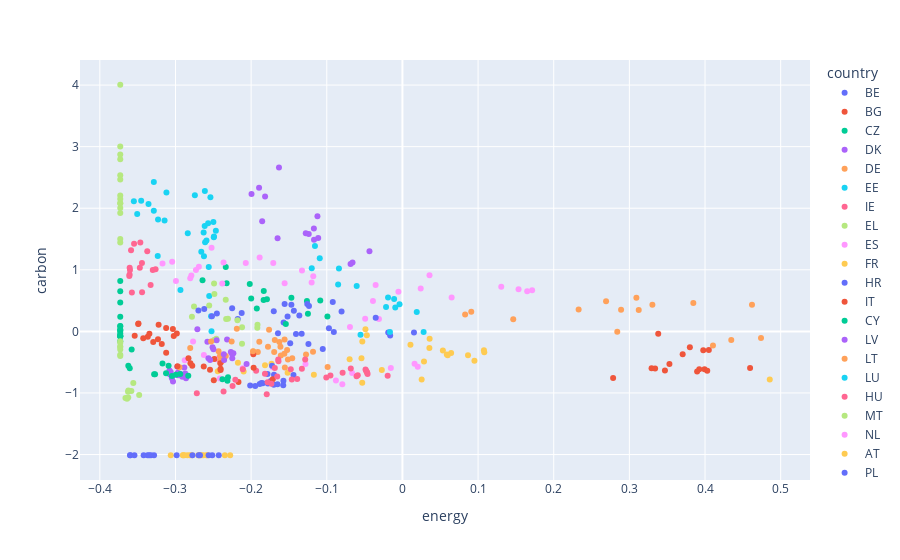

Notebook code for this chart:
### Code cell
px.scatter(df_merged_s, x="energy", y="carbon", color="country")

### Figure 1 — Plotly figure (JSON) as saved in the notebook; plotly's stock layout.template omitted (floating-point values rounded to 4 significant figures)
{"data": [{"hovertemplate": "country=BE<br>energy=%{x}<br>carbon=%{y}<extra></extra>", "legendgroup": "BE", "marker": {"color": "#636efa", "symbol": "circle"}, "mode": "markers", "name": "BE", "orientation": "v", "showlegend": true, "type": "scatter", "x": [-0.09208, -0.2177, -0.1701, -0.1571, -0.09715, -0.09068, -0.01622, 0.01527, -0.1332, -0.1407, -0.01876, -0.1645, -0.1483, -0.1242, -0.1053], "xaxis": "x", "y": [0.4776, 0.1993, 0.3264, 0.1434, 0.04985, -0.009229, -0.06742, -0.01934, -0.03886, -0.04446, -0.01847, -0.02844, -0.1934, -0.2057, -0.2863], "yaxis": "y"}, {"hovertemplate": "country=BG<br>energy=%{x}<br>carbon=%{y}<extra></extra>", "legendgroup": "BG", "marker": {"color": "#EF553B", "symbol": "circle"}, "mode": "markers", "name": "BG", "orientation": "v", "showlegend": true, "type": "scatter", "x": [-0.3223, -0.3294, -0.3539, -0.3493, -0.3345, -0.3181, -0.3023, -0.3034, -0.2982, -0.3123, -0.3366, -0.3232, -0.3123, -0.3426, -0.3489], "xaxis": "x", "y": [0.1066, -0.1707, -0.07062, 0.1195, -0.03659, -0.2045, -0.07361, 0.0402, -0.03262, 0.05628, -0.08907, -0.1262, -0.3479, -0.1119, 0.1299], "yaxis": "y"}, {"hovertemplate": "country=CZ<br>energy=%{x}<br>carbon=%{y}<extra></extra>", "legendgroup": "CZ", "marker": {"color": "#00cc96", "symbol": "circle"}, "mode": "markers", "name": "CZ", "orientation": "v", "showlegend": true, "type": "scatter", "x": [-0.2335, -0.2324, -0.2643, -0.2018, -0.1833, -0.1999, -0.1791, -0.1086, -0.1468, -0.1262, -0.1835, -0.1925, -0.1541, -0.1249, -0.09915], "xaxis": "x", "y": [1.046, 0.7834, 0.8285, 0.7703, 0.6557, 0.5349, 0.5199, 0.502, 0.546, 0.4941, 0.5086, 0.3702, 0.1198, 0.2856, 0.24], "yaxis": "y"}, {"hovertemplate": "country=DK<br>energy=%{x}<br>carbon=%{y}<extra></extra>", "legendgroup": "DK", "marker": {"color": "#ab63fa", "symbol": "circle"}, "mode": "markers", "name": "DK", "orientation": "v", "showlegend": true, "type": "scatter", "x": [-0.1632, -0.1895, -0.1995, -0.1815, -0.1123, -0.1854, -0.165, -0.1169, -0.1278, -0.1238, -0.117, -0.1113, -0.06856, -0.04358, -0.06597], "xaxis": "x", "y": [2.661, 2.333, 2.23, 2.189, 1.87, 1.79, 1.512, 1.486, 1.595, 1.58, 1.669, 1.516, 1.093, 1.3, 1.118], "yaxis": "y"}, {"hovertemplate": "country=DE<br>energy=%{x}<br>carbon=%{y}<extra></extra>", "legendgroup": "DE", "marker": {"color": "#FFA15A", "symbol": "circle"}, "mode": "markers", "name": "DE", "orientation": "v", "showlegend": true, "type": "scatter", "x": [0.3093, 0.3124, 0.3304, 0.4621, 0.3846, 0.2692, 0.289, 0.2329, 0.09098, 0.08286, 0.1465, 0.284, 0.4105, 0.474, 0.4347], "xaxis": "x", "y": [0.5471, 0.3462, 0.4337, 0.4341, 0.4591, 0.4901, 0.35, 0.3554, 0.3185, 0.2751, 0.1963, -0.005543, -0.2309, -0.1074, -0.1419], "yaxis": "y"}, {"hovertemplate": "country=EE<br>energy=%{x}<br>carbon=%{y}<extra></extra>", "legendgroup": "EE", "marker": {"color": "#19d3f3", "symbol": "circle"}, "mode": "markers", "name": "EE", "orientation": "v", "showlegend": true, "type": "scatter", "x": [-0.3506, -0.3235, -0.355, -0.3453, -0.3286, -0.3286, -0.3119, -0.2837, -0.3144, -0.3357, -0.323, -0.2934, -0.2524, -0.253, -0.2554], "xaxis": "x", "y": [1.908, 1.223, 2.113, 2.12, 1.958, 2.426, 2.254, 1.592, 1.802, 2.07, 1.817, 0.6707, 0.002782, 0.2476, 0.5753], "yaxis": "y"}, {"hovertemplate": "country=IE<br>energy=%{x}<br>carbon=%{y}<extra></extra>", "legendgroup": "IE", "marker": {"color": "#FF6692", "symbol": "circle"}, "mode": "markers", "name": "IE", "orientation": "v", "showlegend": true, "type": "scatter", "x": [-0.3607, -0.3576, -0.3606, -0.361, -0.3602, -0.33, -0.3263, -0.3443, -0.3587, -0.3547, -0.3465, -0.3373, -0.3442, -0.3329, -0.3471], "xaxis": "x", "y": [0.9225, 0.6313, 1.035, 0.8997, 0.9965, 0.9976, 1.008, 1.112, 1.318, 1.423, 1.445, 1.303, 0.6372, 0.7544, 1.034], "yaxis": "y"}, {"hovertemplate": "country=EL<br>energy=%{x}<br>carbon=%{y}<extra></extra>", "legendgroup": "EL", "marker": {"color": "#B6E880", "symbol": "circle"}, "mode": "markers", "name": "EL", "orientation": "v", "showlegend": true, "type": "scatter", "x": [-0.249, -0.2486, -0.2336, -0.2555, -0.2755, -0.2782, -0.2181, -0.1916, -0.212, -0.2306, -0.233, -0.1918, -0.212, -0.2489, -0.2461], "xaxis": "x", "y": [0.7766, 0.6076, 0.5151, 0.4219, 0.4061, 0.2379, 0.1811, 0.1062, 0.06812, 0.2068, 0.2011, 0.06027, -0.2007, -0.1386, -0.1179], "yaxis": "y"}, {"hovertemplate": "country=ES<br>energy=%{x}<br>carbon=%{y}<extra></extra>", "legendgroup": "ES", "marker": {"color": "#FF97FF", "symbol": "circle"}, "mode": "markers", "name": "ES", "orientation": "v", "showlegend": true, "type": "scatter", "x": [-0.2767, -0.2625, -0.2878, -0.2431, -0.2455, -0.2111, -0.1715, -0.1281, -0.01533, 0.01605, 0.02025, -0.06649, -0.07946, -0.08793, -0.2415], "xaxis": "x", "y": [-0.1627, -0.3837, -0.469, -0.4373, -0.4541, -0.5994, -0.5838, -0.528, -0.5957, -0.5248, -0.5727, -0.6745, -0.8582, -0.7982, -0.7658], "yaxis": "y"}, {"hovertemplate": "country=FR<br>energy=%{x}<br>carbon=%{y}<extra></extra>", "legendgroup": "FR", "marker": {"color": "#FECB52", "symbol": "circle"}, "mode": "markers", "name": "FR", "orientation": "v", "showlegend": true, "type": "scatter", "x": [-0.197, -0.06982, -0.05414, -0.2174, -0.173, -0.1817, -0.2441, -0.2099, -0.04713, -0.02722, -0.1518, -0.1171, -0.05314, 0.02543, 0.4856], "xaxis": "x", "y": [-0.3287, -0.4519, -0.4347, -0.5108, -0.5274, -0.5515, -0.6465, -0.6525, -0.661, -0.6271, -0.67, -0.7045, -0.8352, -0.7821, -0.7821], "yaxis": "y"}, {"hovertemplate": "country=HR<br>energy=%{x}<br>carbon=%{y}<extra></extra>", "legendgroup": "HR", "marker": {"color": "#636efa", "symbol": "circle"}, "mode": "markers", "name": "HR", "orientation": "v", "showlegend": true, "type": "scatter", "x": [-0.1724, -0.1783, -0.1697, -0.144, -0.1573, -0.1886, -0.1946, -0.1576, -0.17, -0.1739, -0.1652, -0.1863, -0.2012, -0.1846, -0.1778], "xaxis": "x", "y": [-0.5588, -0.6926, -0.7031, -0.707, -0.8032, -0.8548, -0.8864, -0.8747, -0.8676, -0.8055, -0.8603, -0.8402, -0.8781, -0.841, -0.8463], "yaxis": "y"}, {"hovertemplate": "country=IT<br>energy=%{x}<br>carbon=%{y}<extra></extra>", "legendgroup": "IT", "marker": {"color": "#EF553B", "symbol": "circle"}, "mode": "markers", "name": "IT", "orientation": "v", "showlegend": true, "type": "scatter", "x": [0.3381, 0.3977, 0.38, 0.405, 0.3705, 0.353, 0.3924, 0.4596, 0.334, 0.3293, 0.3993, 0.347, 0.2785, 0.3895, 0.4029], "xaxis": "x", "y": [-0.03967, -0.3063, -0.259, -0.3026, -0.3705, -0.5294, -0.6143, -0.5965, -0.6029, -0.598, -0.617, -0.6351, -0.7578, -0.6509, -0.6375], "yaxis": "y"}, {"hovertemplate": "country=CY<br>energy=%{x}<br>carbon=%{y}<extra></extra>", "legendgroup": "CY", "marker": {"color": "#00cc96", "symbol": "circle"}, "mode": "markers", "name": "CY", "orientation": "v", "showlegend": true, "type": "scatter", "x": [-0.373, -0.373, -0.373, -0.373, -0.373, -0.373, -0.373, -0.373, -0.373, -0.373, -0.373, -0.373, -0.373, -0.373, -0.373], "xaxis": "x", "y": [0.8173, 0.652, 0.4699, 0.2382, 0.0232, -0.1593, -0.03587, -0.07739, 0.02784, 0.08943, 0.08257, 0.004366, -0.06828, -0.07823, -0.07839], "yaxis": "y"}, {"hovertemplate": "country=LV<br>energy=%{x}<br>carbon=%{y}<extra></extra>", "legendgroup": "LV", "marker": {"color": "#ab63fa", "symbol": "circle"}, "mode": "markers", "name": "LV", "orientation": "v", "showlegend": true, "type": "scatter", "x": [-0.297, -0.3033, -0.308, -0.3074, -0.2922, -0.2911, -0.2856, -0.2871, -0.294, -0.3063, -0.2883, -0.2975, -0.3047, -0.2966, -0.2861], "xaxis": "x", "y": [-0.6702, -0.8148, -0.6344, -0.7019, -0.7174, -0.7353, -0.7319, -0.6855, -0.6884, -0.6588, -0.5859, -0.5742, -0.7618, -0.7136, -0.7612], "yaxis": "y"}, {"hovertemplate": "country=LT<br>energy=%{x}<br>carbon=%{y}<extra></extra>", "legendgroup": "LT", "marker": {"color": "#FFA15A", "symbol": "circle"}, "mode": "markers", "name": "LT", "orientation": "v", "showlegend": true, "type": "scatter", "x": [-0.2805, -0.2947, -0.2392, -0.2406, -0.241, -0.2408, -0.2335, -0.243, -0.1912, -0.1777, -0.1627, -0.1558, -0.1763, -0.1687, -0.1612], "xaxis": "x", "y": [-0.2684, -0.5805, -0.4951, -0.4028, -0.3969, -0.4786, -0.4003, -0.3242, -0.3329, -0.2485, -0.1706, -0.1322, 0.02688, -0.14, -0.2496], "yaxis": "y"}, {"hovertemplate": "country=LU<br>energy=%{x}<br>carbon=%{y}<extra></extra>", "legendgroup": "LU", "marker": {"color": "#19d3f3", "symbol": "circle"}, "mode": "markers", "name": "LU", "orientation": "v", "showlegend": true, "type": "scatter", "x": [-0.2612, -0.2744, -0.2538, -0.2568, -0.2628, -0.2608, -0.259, -0.2499, -0.2466, -0.2491, -0.2493, -0.2614, -0.2659, -0.2624, -0.256], "xaxis": "x", "y": [2.279, 2.211, 2.179, 1.757, 1.606, 1.448, 1.475, 1.775, 1.633, 1.54, 1.529, 1.712, 1.292, 1.22, 1.047], "yaxis": "y"}, {"hovertemplate": "country=HU<br>energy=%{x}<br>carbon=%{y}<extra></extra>", "legendgroup": "HU", "marker": {"color": "#FF6692", "symbol": "circle"}, "mode": "markers", "name": "HU", "orientation": "v", "showlegend": true, "type": "scatter", "x": [-0.1639, -0.1934, -0.211, -0.1329, -0.09515, -0.1006, -0.06062, -0.04661, -0.07909, -0.04877, -0.06825, -0.04795, -0.05903, -0.04608, -0.01953], "xaxis": "x", "y": [-0.4843, -0.6383, -0.6134, -0.6064, -0.7168, -0.7505, -0.7268, -0.6685, -0.6735, -0.6179, -0.604, -0.6401, -0.7107, -0.6905, -0.7211], "yaxis": "y"}, {"hovertemplate": "country=MT<br>energy=%{x}<br>carbon=%{y}<extra></extra>", "legendgroup": "MT", "marker": {"color": "#B6E880", "symbol": "circle"}, "mode": "markers", "name": "MT", "orientation": "v", "showlegend": true, "type": "scatter", "x": [-0.373, -0.373, -0.373, -0.373, -0.373, -0.373, -0.373, -0.3558, -0.348, -0.3583, -0.3627, -0.3623, -0.3661, -0.3641, -0.3624], "xaxis": "x", "y": [-0.1894, -0.2922, -0.251, -0.2482, -0.1612, -0.3808, -0.3992, -0.8395, -1.032, -0.9666, -0.9805, -0.9589, -1.083, -1.096, -1.074], "yaxis": "y"}, {"hovertemplate": "country=NL<br>energy=%{x}<br>carbon=%{y}<extra></extra>", "legendgroup": "NL", "marker": {"color": "#FF97FF", "symbol": "circle"}, "mode": "markers", "name": "NL", "orientation": "v", "showlegend": true, "type": "scatter", "x": [0.03578, -0.12, -0.1179, -0.03539, 0.1535, 0.1714, 0.1649, 0.1306, 0.02417, -0.005301, 0.06505, -0.03895, -0.04925, -0.03105, -0.06938], "xaxis": "x", "y": [0.9103, 0.7954, 0.8972, 0.7547, 0.6841, 0.6678, 0.6498, 0.7266, 0.6977, 0.6422, 0.5518, 0.4934, 0.2059, 0.2026, 0.06957], "yaxis": "y"}, {"hovertemplate": "country=AT<br>energy=%{x}<br>carbon=%{y}<extra></extra>", "legendgroup": "AT", "marker": {"color": "#FECB52", "symbol": "circle"}, "mode": "markers", "name": "AT", "orientation": "v", "showlegend": true, "type": "scatter", "x": [-0.04889, -0.05304, -0.04704, 0.03594, 0.01061, 0.03566, 0.06435, 0.1082, 0.05869, 0.1078, 0.08669, 0.05347, 0.02851, 0.05984, 0.09519], "xaxis": "x", "y": [0.03657, -0.1629, -0.06376, -0.1192, -0.2161, -0.2692, -0.352, -0.3389, -0.3766, -0.3059, -0.3895, -0.3085, -0.4894, -0.3874, -0.4778], "yaxis": "y"}, {"hovertemplate": "country=PL<br>energy=%{x}<br>carbon=%{y}<extra></extra>", "legendgroup": "PL", "marker": {"color": "#636efa", "symbol": "circle"}, "mode": "markers", "name": "PL", "orientation": "v", "showlegend": true, "type": "scatter", "x": [-0.2251, -0.2518, -0.2697, -0.262, -0.2125, -0.2453, -0.1518, -0.1363, -0.1435, -0.1557, -0.1468, -0.08045, -0.03532, -0.1258, -0.1235], "xaxis": "x", "y": [0.3774, 0.2458, 0.338, 0.3627, 0.3005, 0.2896, 0.2415, 0.259, 0.3356, 0.4436, 0.4344, 0.3249, 0.2229, 0.4437, 0.4135], "yaxis": "y"}, {"hovertemplate": "country=PT<br>energy=%{x}<br>carbon=%{y}<extra></extra>", "legendgroup": "PT", "marker": {"color": "#EF553B", "symbol": "circle"}, "mode": "markers", "name": "PT", "orientation": "v", "showlegend": true, "type": "scatter", "x": [-0.1971, -0.2486, -0.2778, -0.2626, -0.1967, -0.2404, -0.2544, -0.2408, -0.2974, -0.2829, -0.2802, -0.2404, -0.2493, -0.2167, -0.1714], "xaxis": "x", "y": [-0.3701, -0.4488, -0.5597, -0.5704, -0.589, -0.6271, -0.6221, -0.5165, -0.5659, -0.4359, -0.517, -0.6088, -0.7949, -0.8238, -0.7766], "yaxis": "y"}, {"hovertemplate": "country=RO<br>energy=%{x}<br>carbon=%{y}<extra></extra>", "legendgroup": "RO", "marker": {"color": "#00cc96", "symbol": "circle"}, "mode": "markers", "name": "RO", "orientation": "v", "showlegend": true, "type": "scatter", "x": [-0.3579, -0.3624, -0.3605, -0.3172, -0.3091, -0.3282, -0.327, -0.2995, -0.3046, -0.2937, -0.3125, -0.2831, -0.2379, -0.2306, -0.2313], "xaxis": "x", "y": [-0.2934, -0.5567, -0.5997, -0.5204, -0.5575, -0.6949, -0.6973, -0.7062, -0.7263, -0.6915, -0.6819, -0.7222, -0.7756, -0.7444, -0.8037], "yaxis": "y"}, {"hovertemplate": "country=SI<br>energy=%{x}<br>carbon=%{y}<extra></extra>", "legendgroup": "SI", "marker": {"color": "#ab63fa", "symbol": "circle"}, "mode": "markers", "name": "SI", "orientation": "v", "showlegend": true, "type": "scatter", "x": [-0.2711, -0.2456, -0.2318, -0.2578, -0.251, -0.2499, -0.2542, -0.2249, -0.2361, -0.2235, -0.2268, -0.2253, -0.2564, -0.2357, -0.206], "xaxis": "x", "y": [0.03573, -0.146, -0.1303, -0.17, -0.2565, -0.2921, -0.4654, -0.4354, -0.3713, -0.3555, -0.3351, -0.3639, -0.438, -0.4635, -0.5298], "yaxis": "y"}, {"hovertemplate": "country=SK<br>energy=%{x}<br>carbon=%{y}<extra></extra>", "legendgroup": "SK", "marker": {"color": "#FFA15A", "symbol": "circle"}, "mode": "markers", "name": "SK", "orientation": "v", "showlegend": true, "type": "scatter", "x": [-0.2189, -0.2257, -0.2529, -0.1892, -0.1524, -0.1975, -0.1607, -0.1274, -0.1561, -0.1182, -0.1695, -0.1513, -0.1554, -0.1457, -0.09887], "xaxis": "x", "y": [0.04116, -0.1638, -0.1636, -0.1665, -0.3003, -0.3227, -0.3914, -0.3746, -0.3635, -0.3324, -0.3336, -0.457, -0.5861, -0.4351, -0.5802], "yaxis": "y"}, {"hovertemplate": "country=FI<br>energy=%{x}<br>carbon=%{y}<extra></extra>", "legendgroup": "FI", "marker": {"color": "#19d3f3", "symbol": "circle"}, "mode": "markers", "name": "FI", "orientation": "v", "showlegend": true, "type": "scatter", "x": [-0.1093, -0.1199, -0.1156, -0.08392, -0.06046, -0.08499, -0.01898, -0.02165, -0.01099, -0.009456, -0.003823, 0.01894, -0.0165, 0.02801, -0.05542], "xaxis": "x", "y": [1.189, 1.025, 1.388, 1.023, 0.7389, 0.7628, 0.5504, 0.3943, 0.5277, 0.3878, 0.4406, 0.3153, -0.01171, -0.008513, -0.05419], "yaxis": "y"}, {"hovertemplate": "country=SE<br>energy=%{x}<br>carbon=%{y}<extra></extra>", "legendgroup": "SE", "marker": {"color": "#FF6692", "symbol": "circle"}, "mode": "markers", "name": "SE", "orientation": "v", "showlegend": true, "type": "scatter", "x": [-0.1642, -0.1476, -0.1285, -0.1687, -0.1817, -0.1655, -0.1462, -0.2208, -0.1391, -0.1782, -0.1732, -0.2245, -0.1794, -0.2364, -0.2718], "xaxis": "x", "y": [-0.4565, -0.6168, -0.4566, -0.5933, -0.6871, -0.7345, -0.7829, -0.7868, -0.7744, -0.8243, -0.8497, -0.8887, -1.021, -0.9769, -1.005], "yaxis": "y"}, {"hovertemplate": "country=IS<br>energy=%{x}<br>carbon=%{y}<extra></extra>", "legendgroup": "IS", "marker": {"color": "#B6E880", "symbol": "circle"}, "mode": "markers", "name": "IS", "orientation": "v", "showlegend": true, "type": "scatter", "x": [-0.373, -0.373, -0.373, -0.373, -0.373, -0.373, -0.373, -0.373, -0.373, -0.373, -0.373, -0.373, -0.373, -0.373, null], "xaxis": "x", "y": [2.467, 2.081, 2.082, 1.923, 2.004, 2.207, 2.151, 2.535, 2.794, 3.001, 4.005, 2.871, 1.499, 1.445, 1.936], "yaxis": "y"}, {"hovertemplate": "country=NO<br>energy=%{x}<br>carbon=%{y}<extra></extra>", "legendgroup": "NO", "marker": {"color": "#FF97FF", "symbol": "circle"}, "mode": "markers", "name": "NO", "orientation": "v", "showlegend": true, "type": "scatter", "x": [-0.3171, -0.2805, -0.1328, -0.1887, -0.3044, -0.2071, -0.2691, -0.2523, -0.279, -0.273, -0.2365, -0.1708, -0.2994, -0.2382, -0.1557], "xaxis": "x", "y": [1.102, 0.864, 0.9888, 1.201, 1.131, 1.11, 1.048, 1.359, 0.9057, 0.9959, 1.119, 1.109, 0.8165, 0.7779, 0.7818], "yaxis": "y"}, {"hovertemplate": "country=RS<br>energy=%{x}<br>carbon=%{y}<extra></extra>", "legendgroup": "RS", "marker": {"color": "#FECB52", "symbol": "circle"}, "mode": "markers", "name": "RS", "orientation": "v", "showlegend": true, "type": "scatter", "x": [-0.2277, -0.2881, -0.281, -0.2633, -0.2784, -0.3063, -0.2583, -0.2698, -0.29, -0.2658, -0.2682, -0.2843, -0.29, -0.2587, -0.2347], "xaxis": "x", "y": [-2.012, -2.012, -2.012, -2.012, -2.012, -2.012, -2.012, -2.012, -2.012, -2.012, -2.012, -2.012, -2.012, -2.012, -2.012], "yaxis": "y"}, {"hovertemplate": "country=TR<br>energy=%{x}<br>carbon=%{y}<extra></extra>", "legendgroup": "TR", "marker": {"color": "#636efa", "symbol": "circle"}, "mode": "markers", "name": "TR", "orientation": "v", "showlegend": true, "type": "scatter", "x": [-0.3601, -0.3597, -0.3543, -0.2984, -0.2776, -0.2514, -0.2428, -0.2562, -0.2694, -0.3283, -0.3325, -0.3368, -0.3421, -0.3348, -0.2676], "xaxis": "x", "y": [-2.012, -2.012, -2.012, -2.012, -2.012, -2.012, -2.012, -2.012, -2.012, -2.012, -2.012, -2.012, -2.012, -2.012, -2.012], "yaxis": "y"}], "layout": {"legend": {"title": {"text": "country"}, "tracegroupgap": 0}, "margin": {"t": 60}, "xaxis": {"anchor": "y", "domain": [0, 1], "title": {"text": "energy"}}, "yaxis": {"anchor": "x", "domain": [0, 1], "title": {"text": "carbon"}}}}
